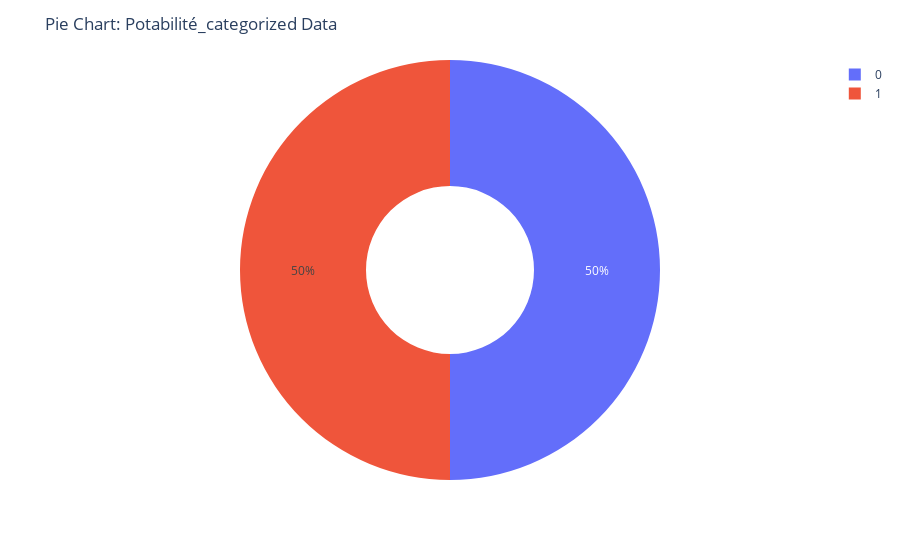

Write notebook code for a chart like this one.
### Code cell
fig = px.pie(df1, names='Potabilité', hole=0.4)
fig.update_layout(title_text='Pie Chart: Potabilité_categorized Data')
fig.show()

### Figure 1 — Plotly figure (JSON) as saved in the notebook; plotly's stock layout.template omitted (floating-point values rounded to 4 significant figures; data arrays with more than 128 entries replaced by an {"elided": "..."} marker saying what was removed)
{"data": [{"domain": {"x": [0, 1], "y": [0, 1]}, "hole": 0.4, "hovertemplate": "Potabilité=%{label}<extra></extra>", "labels": {"elided": "2538 int values"}, "legendgroup": "", "name": "", "showlegend": true, "type": "pie"}], "layout": {"legend": {"tracegroupgap": 0}, "margin": {"t": 60}, "title": {"text": "Pie Chart: Potabilité_categorized Data"}}}
